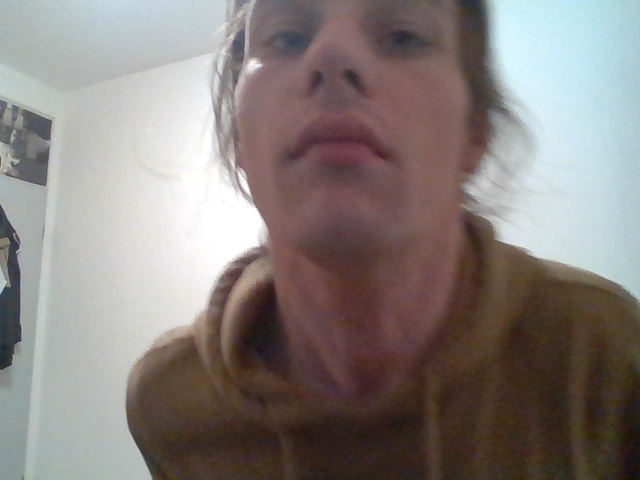
#> input picture data/images/Marko/02c4c8a9-ff29-11ed-a165-a0510b4f6464.jpg, 640 x 480 px; its folder holds 4 pictures in this run
$ python train.py
#> lines starting #> are read from the running program, lines starting #| are printed output that depends on the picture
import os
import cv2 as cv
import numpy as np

from skimage import feature
from skimage.feature import hog

from sklearn.svm import SVC
from sklearn.preprocessing import StandardScaler
from sklearn.tree import DecisionTreeClassifier

from joblib import dump, load

from sklearn.metrics import accuracy_score

# ---- LBP ----
def lbp_algorithm(image_path, num_points, radius):
    # Load the image
#> called with num_points = 24, radius = 8
    image = cv.imread(image_path)
#> image is the input picture: shape (480, 640, 3); mean B, G, R 125, 128, 136.1

    # Convert the image to grayscale
    gray = cv.cvtColor(image, cv.COLOR_BGR2GRAY)

    # [17 lines of commented-out code are left out]
    lbp = feature.local_binary_pattern(gray, num_points, radius, method="uniform")  # FROM LIBRARY

    # Compute histogram of LBP
    (hist, _) = np.histogram(lbp.ravel(), bins=np.arange(0, num_points + 3), range=(0, num_points + 2))
#> hist = 26 values, max 135754 at index 25, min 2706 at index 5, mean 11815.4

    # Normalize the histogram
    hist = hist.astype("float")
    hist /= (hist.sum() + 1e-7)
#> hist = 26 values, max 0.442 at index 25, min 0.00881 at index 5, mean 0.0385

    return hist


# ---- HOG ----
def hog_algorithm(image_path, orientations, pixels_per_cell, cells_per_block):
    # Load the image
#> called with orientations = 9, pixels_per_cell = (8, 8), cells_per_block = (2, 2)
    image = cv.imread(image_path)

    # Convert the image to grayscale
    gray = cv.cvtColor(image, cv.COLOR_BGR2GRAY)

    # Resize the image
    gray = cv.resize(gray, (64, 128))  # Make sure all images are the same size
#> gray: shape (128, 64)

    # Compute HOG features
    hog_features = hog(gray, orientations=orientations, pixels_per_cell=pixels_per_cell,
                       cells_per_block=cells_per_block, block_norm='L2-Hys', transform_sqrt=True)
#> hog_features = 3780 values, max 0.528 at index 468, min 0 at index 1, mean 0.11

    return hog_features


# Extracts lbp and hog from the training data
def extract_lbp_and_hog(x_train):
    # Using LBP
    num_points = 24
    radius = 8

    # print("Extracting LBP features from training data...")
    # x_train_lbp = [lbp_algorithm(img_path, num_points, radius) for img_path in x_train]

    # Using HOG
    orientations = 9
    pixels_per_cell = (8, 8)
    cells_per_block = (2, 2)

    # print("Extracting HOG features from training data...")
    # Extract HOG features from the training data
    # x_train_hog = [hog_algorithm(img_path, orientations, pixels_per_cell, cells_per_block) for img_path in x_train]
    print("Extracting LBP and HOG features from training data...")
    x_train_hog_and_lbp = [np.concatenate((lbp_algorithm(img_path, num_points, radius),
                                           hog_algorithm(img_path, orientations, pixels_per_cell, cells_per_block)))
                           for img_path in x_train]
#> call 2 of lbp_algorithm, with num_points = 24, radius = 8
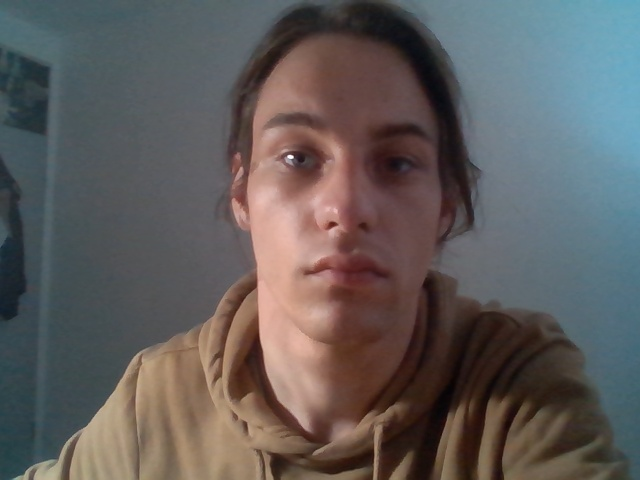
#> input picture data/images/Marko/02ddac46-fefc-11ed-9d5f-a0510b4f6464.jpg, 640 x 480 px
#> in lbp_algorithm, image is the input picture: shape (480, 640, 3); mean B, G, R 91.8, 92.7, 96.5
#> in lbp_algorithm (call 2), `(hist, _) = np.histogram(lbp.ravel(), bins=np.arange(0, num_points + 3..`: hist = 26 values, max 149380 at index 25, min 3045 at index 6, mean 11815.4
#> in lbp_algorithm (call 2), `hist /= (hist.sum() + 1e-7)`: hist = 26 values, max 0.486 at index 25, min 0.00991 at index 6, mean 0.0385
#> call 2 of hog_algorithm, with orientations = 9, pixels_per_cell = (8, 8), cells_per_block = (2, 2)
#> in hog_algorithm (call 2), `gray = cv.resize(gray, (64, 128))`:
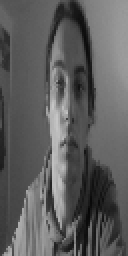
#> gray: shape (128, 64) (shown 2 times larger); min 6, max 199, mean 93.6
#> in hog_algorithm (call 2), `hog_features = hog(gray, orientations=orientations, pixels_per_cell=pi..`: hog_features = 3780 values, max 0.628 at index 692, min 0 at index 16, mean 0.114
#> call 3 of lbp_algorithm, with num_points = 24, radius = 8
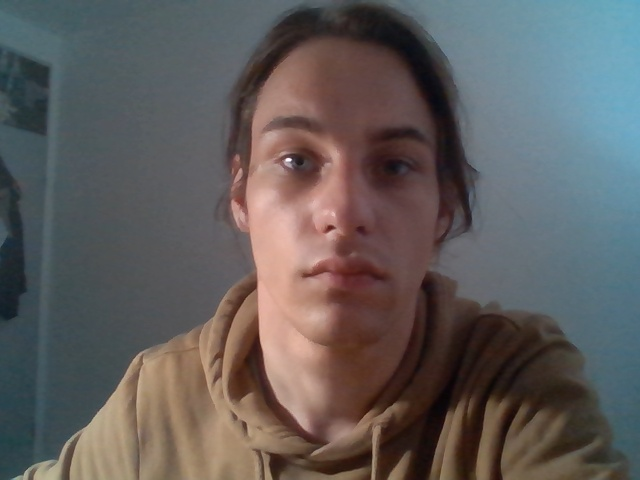
#> input picture data/images/Marko/02ba9001-fefc-11ed-9a53-a0510b4f6464.jpg, 640 x 480 px
#> in lbp_algorithm, image is the input picture: shape (480, 640, 3); mean B, G, R 92.1, 93, 96.7
#> in lbp_algorithm (call 3), `lbp = feature.local_binary_pattern(gray, num_points, radius, method="u..`:
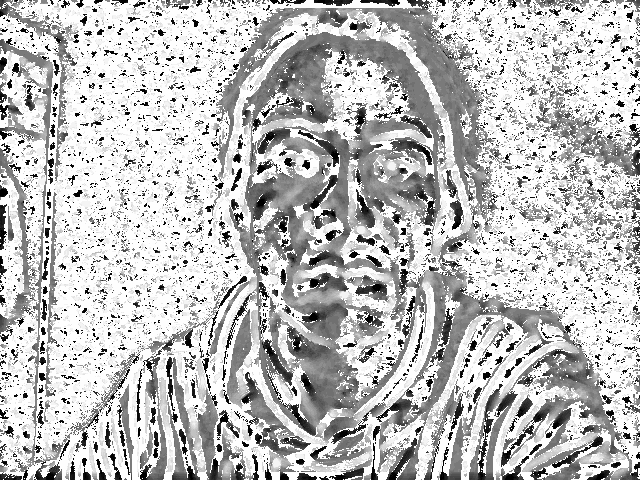
#> lbp: shape (480, 640) float64; min 0, max 25, mean 18.7; drawn with min black and max white
#> in lbp_algorithm (call 3), `(hist, _) = np.histogram(lbp.ravel(), bins=np.arange(0, num_points + 3..`: hist = 26 values, max 150180 at index 25, min 3045 at index 18, mean 11815.4
#> in lbp_algorithm (call 3), `hist /= (hist.sum() + 1e-7)`: hist = 26 values, max 0.489 at index 25, min 0.00991 at index 18, mean 0.0385
#> call 4 of lbp_algorithm, with num_points = 24, radius = 8
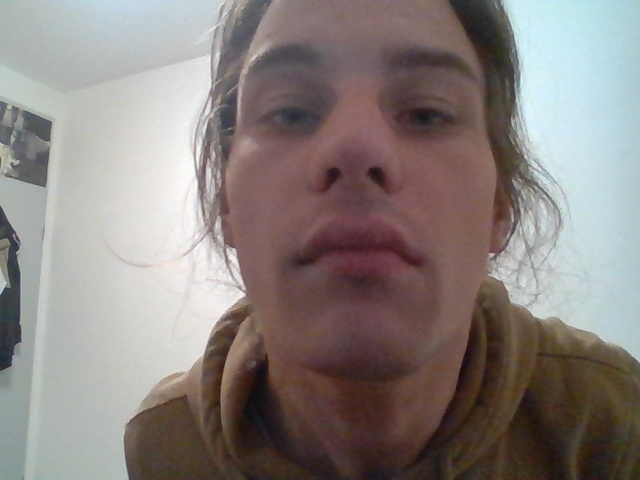
#> input picture data/images/Marko/01737e05-ff29-11ed-89e7-a0510b4f6464.jpg, 640 x 480 px
#> in lbp_algorithm, image is the input picture: shape (480, 640, 3); mean B, G, R 126, 129, 137.6
#> in lbp_algorithm (call 4), `lbp = feature.local_binary_pattern(gray, num_points, radius, method="u..`:
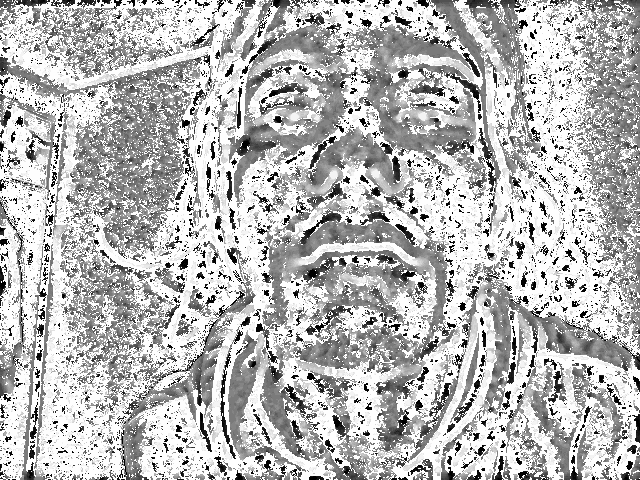
#> lbp: shape (480, 640) float64; min 0, max 25, mean 18.1; drawn with min black and max white
#> in lbp_algorithm (call 4), `(hist, _) = np.histogram(lbp.ravel(), bins=np.arange(0, num_points + 3..`: hist = 26 values, max 140351 at index 25, min 2748 at index 4, mean 11815.4
#> in lbp_algorithm (call 4), `hist /= (hist.sum() + 1e-7)`: hist = 26 values, max 0.457 at index 25, min 0.00895 at index 4, mean 0.0385
#> call 4 of hog_algorithm, with orientations = 9, pixels_per_cell = (8, 8), cells_per_block = (2, 2)
#> in hog_algorithm (call 4), `gray = cv.resize(gray, (64, 128))`:
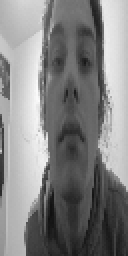
#> gray: shape (128, 64) (shown 2 times larger); min 16, max 250, mean 131
#> in hog_algorithm (call 4), `hog_features = hog(gray, orientations=orientations, pixels_per_cell=pi..`: hog_features = 3780 values, max 0.525 at index 224, min 0 at index 1, mean 0.112
#> x_train_hog_and_lbp = 4 items

    return x_train_hog_and_lbp


# Training and saving the model based on lbp and hog extracted data
def train_and_save(x_train_lbp_and_hog, y_train):
    # TRAINING USING SVM
    print("Starting to train the SVM model on LBP and HOG features...")

    # Scale the features to zero mean and unit variance
    scaler = StandardScaler().fit(x_train_lbp_and_hog)
    x_train_scaled = scaler.transform(x_train_lbp_and_hog)
    print("Scaling successful...")
    dump(scaler, 'scaler_lbp_hog.joblib')

    # Train an SVM on the LBP and HOG features
    svm = SVC(kernel='linear', probability=True)
    svm.fit(x_train_scaled, y_train)
    print("Training on LBP and HOG features succesful")
    dump(svm, 'svm_lbp_hog.joblib')

    # Train a Decision Tree (DT) on the LBP and HOG features
    print("Starting to train the DT model on LBP and HOG features...")
    dt = DecisionTreeClassifier()
    dt.fit(x_train_scaled, y_train)
    print("Training on LBP and HOG features succesful")
    dump(dt, 'dt_lbp_hog.joblib')


# Loading and testing the model
def load_and_test(test_folder, categories):
    # Load the trained models
    svm = load('svm_lbp_hog.joblib')
    dt = load('dt_lbp_hog.joblib')
    scaler = load('scaler_lbp_hog.joblib')

    # Prepare for feature extraction
    num_points = 24
    radius = 8
    orientations = 9
    pixels_per_cell = (8, 8)
    cells_per_block = (2, 2)

    # For each image in the test folder
    for filename in os.listdir(test_folder):
        img_path = os.path.join(test_folder, filename)
        # Skip if not an image file
        if not os.path.isfile(img_path) or not any(ext in filename.lower() for ext in ['.jpg', '.jpeg', '.png']):
            continue
        # Extract LBP and HOG features
        features = np.concatenate((lbp_algorithm(img_path, num_points, radius),
                                   hog_algorithm(img_path, orientations, pixels_per_cell, cells_per_block)))
        # Scale the features using the same scaler that was used on the training data
        features_scaled = scaler.transform([features])

        # Make predictions with both models
        svm_pred = svm.predict(features_scaled)
        dt_pred = dt.predict(features_scaled)

        # Print the results
        print(f"Image {filename} classified by SVM as {categories[svm_pred[0]]} and by DT as {categories[dt_pred[0]]}.")


# Splits the data into test data and train data based on test_size parameter
def razdeli_podatke(data, test_size):
    test_size = int(len(data) * test_size)

    np.random.shuffle(data)

    test_data = data[:test_size]
    train_data = data[test_size:]

    return train_data, test_data


# ---- MAIN ----


main_folders = ["./data/images/Marko", "./data/images/Zan", "./data/images/Other"]
categories = ["Marko", "Zan", "Other"]


# Data separation.
data = []

for folder in main_folders:  # loop over the main folders
    category = os.path.basename(folder)  # get the category from the folder name
    if category in categories:
        class_num = categories.index(category)  # 0 for Marko, 1 for Zan
        if os.path.exists(folder):
            for img in os.listdir(folder):
                try:
                    img_path = os.path.join(folder, img)
                    data.append([img_path, class_num])
                except Exception as e:
                    pass
        else:
            print(f"Directory {folder} does not exist.")


train_data, test_data = razdeli_podatke(data, test_size=0.2)

# x are image paths and y are labels
x_train = [item[0] for item in train_data]  # image paths
y_train = [item[1] for item in train_data]  # labels

x_test = [item[0] for item in test_data]  # image_paths
y_test = [item[1] for item in test_data]  # labels

x_train_hog_and_lbp = extract_lbp_and_hog(x_train)
#> x_train_hog_and_lbp = 4 items

#> (the run stopped early here; a loop or call above may not have finished)
